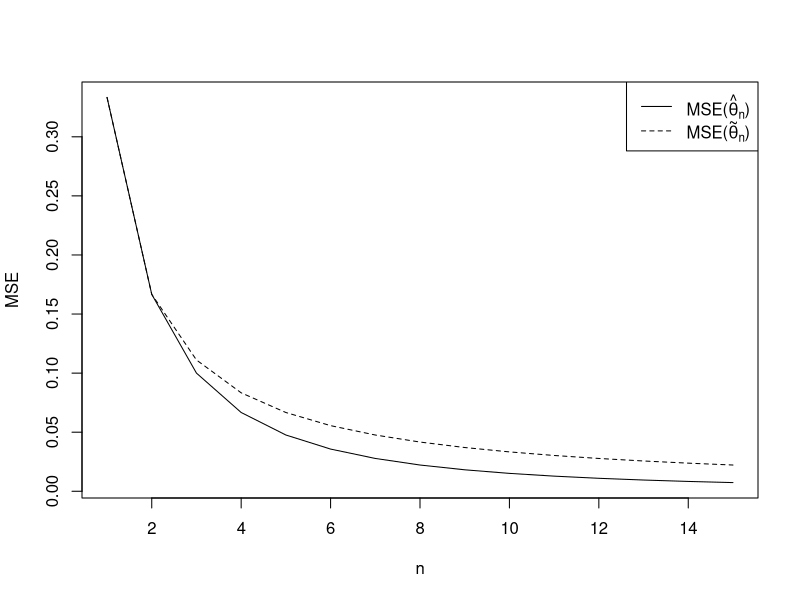

Reproduce this figure in R.
n <- 1:15
plot(x = n, y = 2/((n+1)*(n+2)), xlab = "n", ylab = "MSE", type = "l")
lines(x = n, y = 1/(3*n), lty = 2)
legend("topright", legend = c(expression(paste("MSE(",hat(theta)[n],")", sep = "")),
                              expression(paste("MSE(",tilde(theta)[n],")", sep = ""))), lty = 1:2)